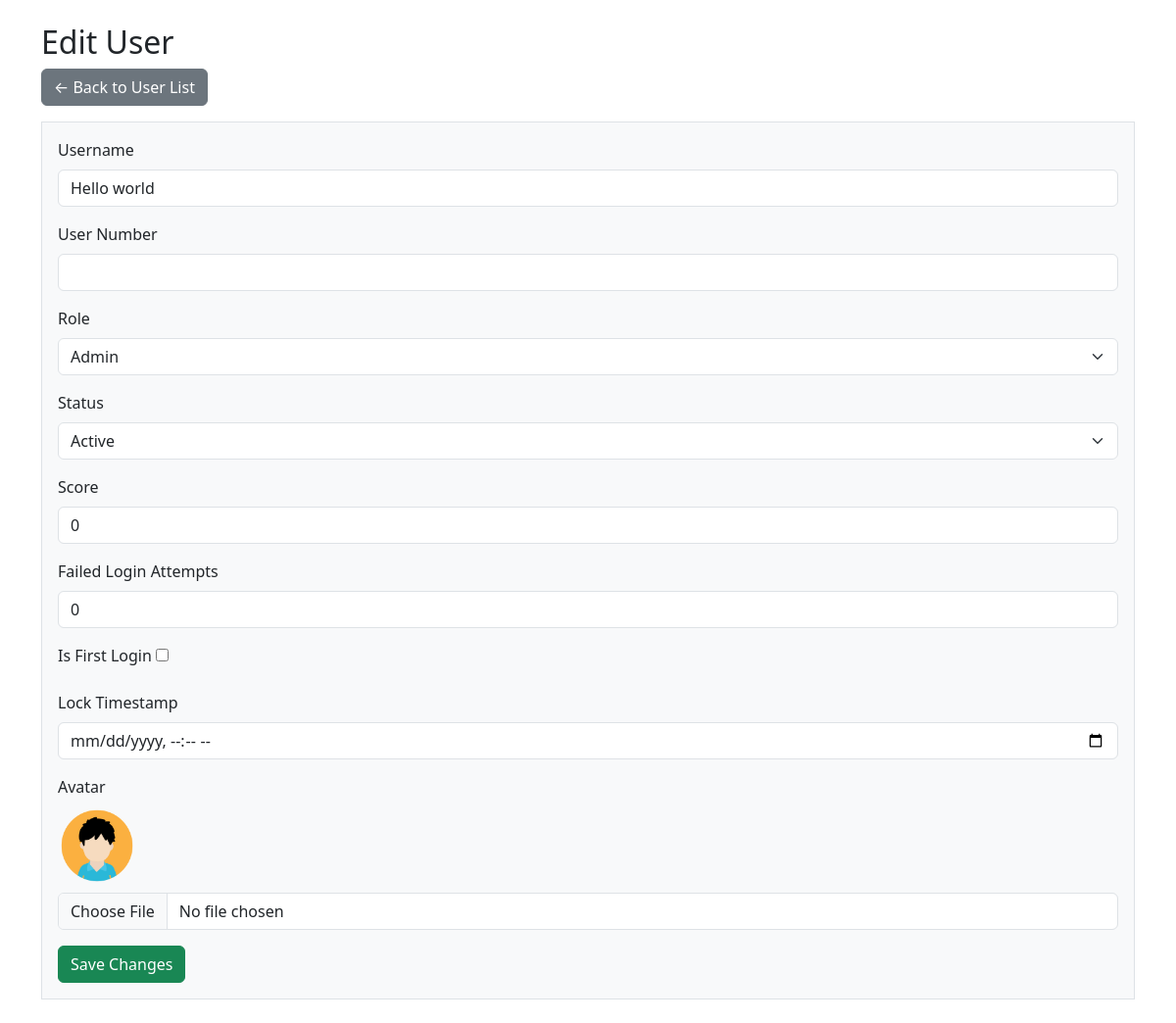
/admin/editUser.php?token=2 (signed in), run on the app's committed database.
### tables this page shows
CREATE TABLE `users` (
  `UserToken` varchar(64) NOT NULL,
  `Username` varchar(100) NOT NULL,
  `userNumber` varchar(15) DEFAULT NULL,
  `PASSWORD` varchar(255) NOT NULL,
  `Role` enum('Admin','Customer','CustomerPre') DEFAULT 'Customer',
  `Score` int DEFAULT '0',
  `FailedLoginAttempts` int DEFAULT '0',
  `STATUS` enum('Active','Locked') NOT NULL DEFAULT 'Active',
  `isFirstLogin` tinyint(1) NOT NULL DEFAULT '1',
  `LockTimestamp` datetime DEFAULT NULL,
  `avatar` varchar(50) DEFAULT NULL
);

### admin/editUser.php (the view, shortened to what this page needs)
<?php
require_once "../db.php";
$token = $_GET['token'];
$stmt = $conn->prepare("SELECT * FROM users WHERE UserToken = ?");
$stmt->bind_param("s", $token);
$stmt->execute();
$res = $stmt->get_result();
$user = $res->fetch_assoc();
?>
<!DOCTYPE html>
<html>
<head>
    <link rel="stylesheet" href="https://cdn.jsdelivr.net/npm/bootstrap@5.3.2/dist/css/bootstrap.min.css">
</head>
<body class="container py-4">
    <h2>Edit User</h2>
    <a href="users.php" class="btn btn-secondary mb-3">← Back to User List</a>
    <form method="post" enctype="multipart/form-data" class="border p-3 bg-light">
        <div class="mb-3">
            <label class="form-label">Username</label>
            <input type="text" name="username" class="form-control" value="<?= htmlspecialchars($user['Username']) ?>" required>
        </div>
        <div class="mb-3">
            <label class="form-label">User Number</label>
            <input type="text" name="usernumber" class="form-control" value="<?= htmlspecialchars($user['userNumber']) ?>">
        </div>
        <div class="mb-3">
            <label class="form-label">Role</label>
            <select name="role" class="form-select" required>
                <option value="Admin" <?= $user['Role']=="Admin"?"selected":"" ?>>Admin</option>
            </select>
        </div>
        <div class="mb-3">
            <label class="form-label">Status</label>
            <select name="status" class="form-select" required>
                <option value="Active" <?= $user['STATUS']=="Active"?"selected":"" ?>>Active</option>
            </select>
        </div>
        <div class="mb-3">
            <label class="form-label">Score</label>
            <input type="number" name="score" class="form-control" value="<?= htmlspecialchars($user['Score']) ?>">
        </div>
        <div class="mb-3">
            <label class="form-label">Failed Login Attempts</label>
            <input type="number" name="failedloginattempts" class="form-control" value="<?= htmlspecialchars($user['FailedLoginAttempts']) ?>">
        </div>
        <div class="mb-3">
            <label class="form-label">Is First Login</label>
            <input type="checkbox" name="isfirstlogin" value="1" <?= $user['isFirstLogin'] ? "checked" : "" ?>>
        </div>
        <div class="mb-3">
            <label class="form-label">Lock Timestamp</label>
            <input type="datetime-local" name="locktimestamp" class="form-control"
                   value="<?= $user['LockTimestamp'] ? date('Y-m-d\TH:i', strtotime($user['LockTimestamp'])) : "" ?>">
        </div>
        <div class="mb-3">
            <label class="form-label">Avatar</label><br>
            <?php if ($user['avatar']): ?>
                <img src="<?= htmlspecialchars($user['avatar']) ?>" alt="Avatar" style="width:80px;height:80px;object-fit:cover;border-radius:50%;"><br>
            <?php endif; ?>
            <input type="file" name="avatar" class="form-control mt-2">
        </div>
        <button type="submit" class="btn btn-success">Save Changes</button>
    </form>
</body>
</html>

### data on the page
users: username "Hello world", role "Admin", status "Active", score "0", failedloginattempts "0", avatar (placeholder picture)
